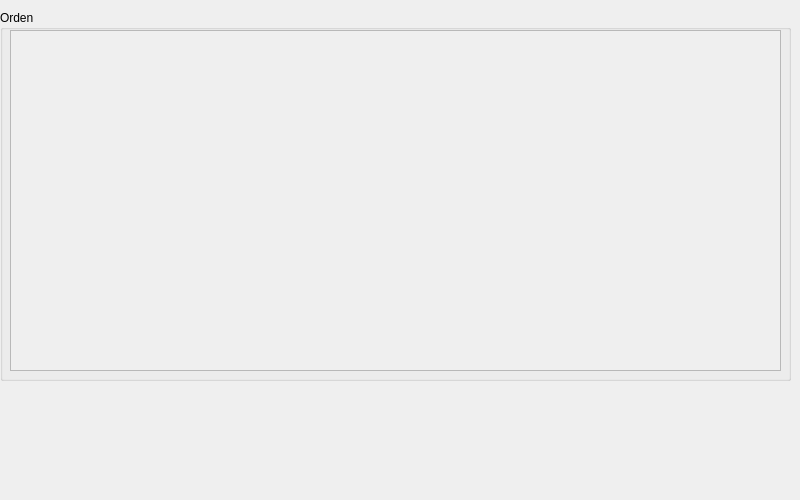
<?xml version="1.0" encoding="UTF-8"?>
<ui version="4.0">
 <class>VerOrdenes</class>
 <widget class="QDialog" name="VerOrdenes">
  <property name="geometry">
   <rect>
    <x>0</x>
    <y>0</y>
    <width>800</width>
    <height>500</height>
   </rect>
  </property>
  <property name="windowTitle">
   <string>Ordenes</string>
  </property>
  <widget class="QGroupBox" name="groupBox">
   <property name="geometry">
    <rect>
     <x>0</x>
     <y>10</y>
     <width>791</width>
     <height>371</height>
    </rect>
   </property>
   <property name="title">
    <string>Orden</string>
   </property>
   <widget class="QFrame" name="frame">
    <property name="geometry">
     <rect>
      <x>10</x>
      <y>20</y>
      <width>771</width>
      <height>341</height>
     </rect>
    </property>
    <property name="frameShape">
     <enum>QFrame::StyledPanel</enum>
    </property>
    <property name="frameShadow">
     <enum>QFrame::Raised</enum>
    </property>
    <widget class="QScrollArea" name="scrollArea">
     <property name="geometry">
      <rect>
       <x>0</x>
       <y>0</y>
       <width>771</width>
       <height>341</height>
      </rect>
     </property>
     <property name="widgetResizable">
      <bool>true</bool>
     </property>
     <widget class="QWidget" name="scrollAreaWidgetContents">
      <property name="geometry">
       <rect>
        <x>0</x>
        <y>0</y>
        <width>769</width>
        <height>339</height>
       </rect>
      </property>
      <widget class="QWidget" name="verticalLayoutWidget">
       <property name="geometry">
        <rect>
         <x>140</x>
         <y>10</y>
         <width>491</width>
         <height>321</height>
        </rect>
       </property>
       <layout class="QVBoxLayout" name="verticalLayout">
        <item>
         <spacer name="verticalSpacer">
          <property name="orientation">
           <enum>Qt::Vertical</enum>
          </property>
          <property name="sizeHint" stdset="0">
           <size>
            <width>20</width>
            <height>40</height>
           </size>
          </property>
         </spacer>
        </item>
       </layout>
      </widget>
     </widget>
    </widget>
   </widget>
  </widget>
 </widget>
 <resources/>
 <connections/>
</ui>
